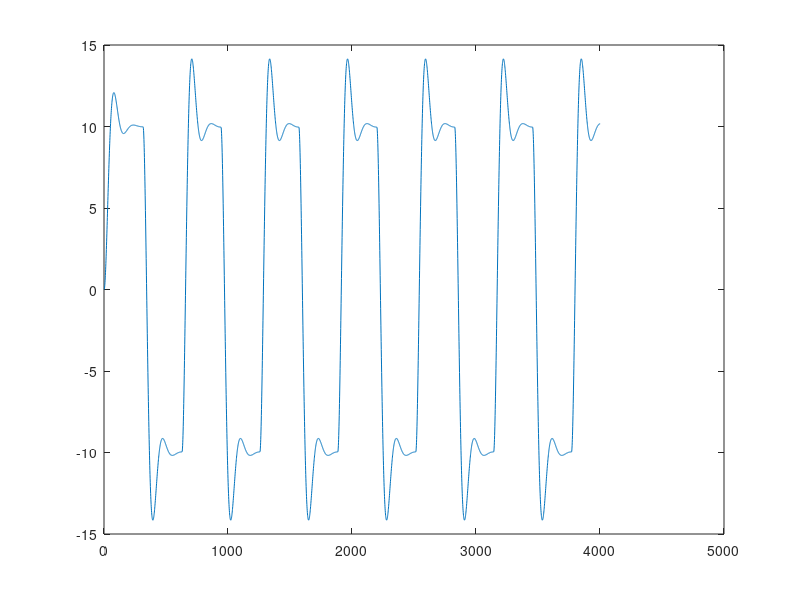

Source code (MATLAB):
clc
clear all
close all
t=0:0.01:40;
sq=2*square(t);
num=100;
denum=[1,4,20];
sys=tf(num,denum);
y=lsim(sys,sq,t);
plot(y);